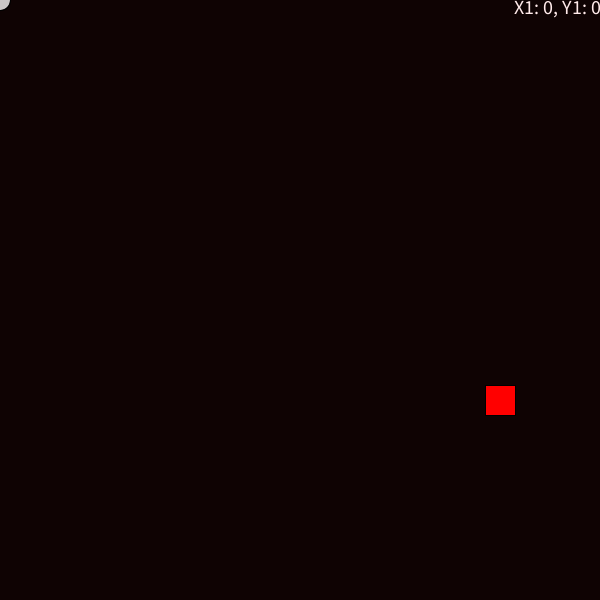
Frame 1 (no input)
Frame 60 (the mouse pressed at the canvas centre just before this capture): identical to frame 1, image omitted
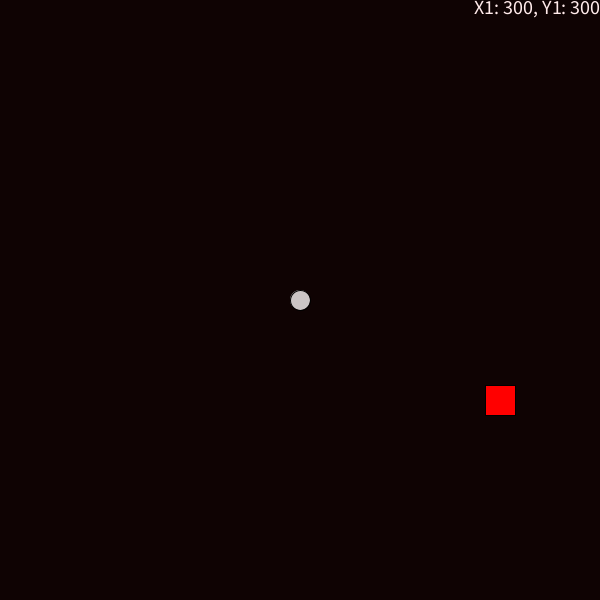
Frame 120 (the mouse held since frame 60 and released just before this capture)

The Processing sketch that drew these frames (run headless with seeded random() and noise(); from frame 60 on, the mouse is pressed at the canvas centre):

// Processing sketch: ejercicio17
// ── ejercicio17.pde
float x1=100, y1=100, x2=500, y2=400;
float distanciaTesoro=15;
float distancia;

void setup() {
  size(600, 600);
}

void draw() {
   
    background(#0F0303);
    String textoDistancia = "la distancia es de: " + distancia; 
    println(textoDistancia);
   if (distancia <= distanciaTesoro) {
    println("PowerUp");
  }
  link();
  tesoro();
  coordenadas();
}

public void link(){
  fill(#CBC5C5);
  ellipse(mouseX, mouseY, 20, 20);
   x1=mouseX;
  y1=mouseY;
  float coordenadaX = x2 - x1; 
   float coordenadaY = y2 - y1; 
    
    distancia = sqrt(pow(coordenadaX, 2) + pow(coordenadaY, 2));
 }

public void tesoro(){
  fill(#FF0000);
  rect(x2 - 15, y2 - 15, 30, 30);
}
    
public void coordenadas(){
   String coordenadas = "X1: " + mouseX + ", Y1: " + mouseY;
  fill(#FFEAEA);
  textSize(20);
  textAlign(RIGHT, TOP);
  text(coordenadas, width, 0);
}
